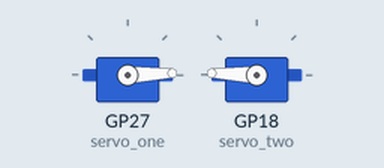
Simulated run of this program. Board: Raspberry Pi Pico running MicroPython. Shown: 2 × servo. Servo angles are drawn from the pulse width (0.5 ms = 0°, 2.5 ms = 180°); what the program prints to the serial console is not drawn.

Above: at 0.55 s.
At 1.5 s:
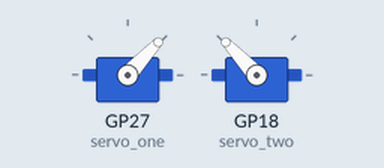
At 2.25 s:
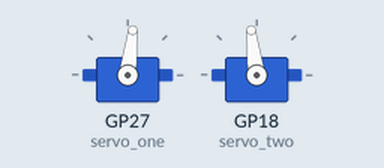
At 3.95 s:
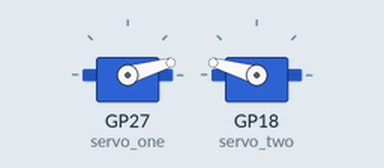
Timing chart, 0 to 9.2 s (numbered marks = the images above):
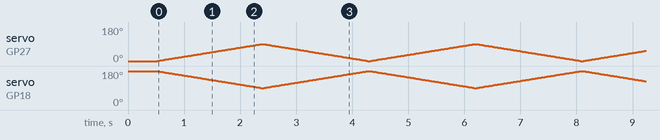

The program:

picoServoMotor.py
```python
import machine
import utime

# Initialize the servos on their respective pins
servo_one = machine.PWM(machine.Pin(27))
servo_one.freq(50)
servo_two = machine.PWM(machine.Pin(18))
servo_two.freq(50)

# Map a value from one range to another
def interval_mapping(x, in_min, in_max, out_min, out_max):
    return (x - in_min) * (out_max - out_min) / (in_max - in_min) + out_min

# Calculate the PWM duty cycle for the given angle and apply it to the servo
def servo_write(pin, angle):
    pulse_width = interval_mapping(angle, 0, 180, 0.5, 2.5)
    duty = int(interval_mapping(pulse_width, 0, 20, 0, 65535))
    pin.duty_u16(duty)

def smooth_transition(pin1, pin2, start_angle, end_angle, step=1):
    """Move two servos, one moving forward and the other in reverse from start_angle to end_angle."""
    if start_angle < end_angle:
        step = abs(step)  # Ensure step is positive
    else:
        step = -abs(step)  # Ensure step is negative

    for angle in range(start_angle, end_angle + step, step):
        opposite_angle = 180 - angle  # Calculate the opposite angle for the second servo
        print("Servo One Angle: ", angle, "degrees")
        print("Servo Two Angle: ", opposite_angle, "degrees")
        servo_write(pin1, angle)
        servo_write(pin2, opposite_angle)
        utime.sleep_ms(20)

# Initially position both servos to 0 degrees and 180 degrees respectively
servo_write(servo_one, 0)
servo_write(servo_two, 180)
utime.sleep_ms(500)  # Short delay to allow servos to reach the initial position

# Main control loop
# Each time code is executed, it firstly grabs, then release
while True:
    smooth_transition(servo_one, servo_two, 0, 90)  # Servo one moves from 0 to 180 degrees, servo two moves from 180 to 0
    smooth_transition(servo_one, servo_two, 90, 0)  # Servo one moves from 180 to 0 degrees, servo two moves from 0 to 180
```
